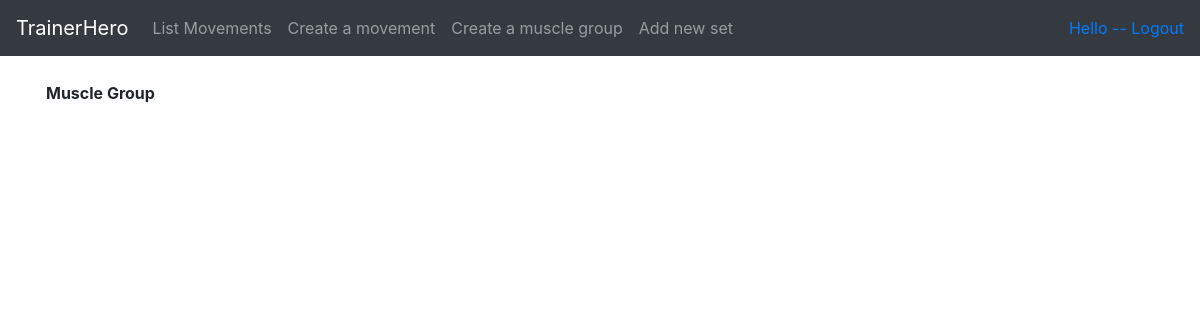
/musclegroups (signed in), run on an earlier commit of the app's database.
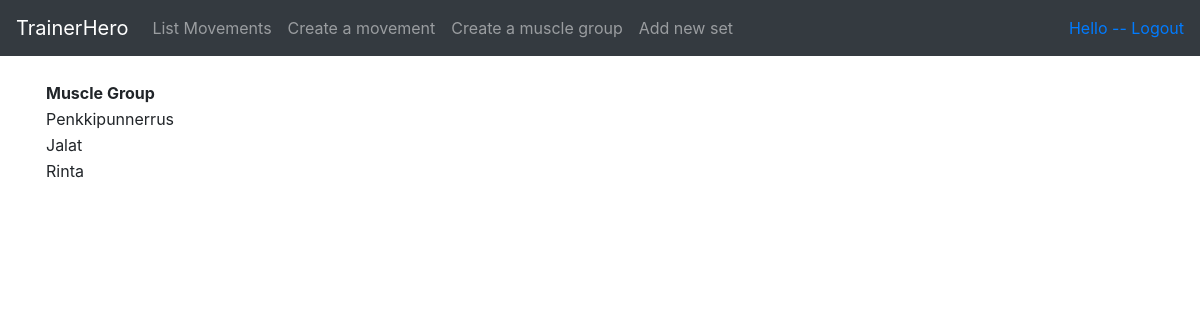
And on a later commit of the database.
### application/muscleGroup/models.py (models this page shows, shortened)
class muscleGroup(Base):
    __tablename__= "muscleGroup"
    name = db.Column(db.String(144), nullable=False)
    movement = db.relationship("Movement", backref="muscleGroup", lazy=True)

### application/muscleGroup/views.py (the view)
@app.route("/musclegroups", methods=["GET"])
def musclegroup_index():
    return render_template("musclegroups/list.html", musclegroups = muscleGroup.query.all())

### application/__init__.py (called while the page is built)
@login_manager.user_loader
def load_user(user_id):
    return User.query.get(user_id)

### application/templates/musclegroups/list.html
{% extends "layout.html" %}
{% block body %}
  <table>
    <tr>
      <th>Muscle Group</th>
    </tr>
    {% for musclegroup in musclegroups %}
    <tr>
      <td>{{ musclegroup.name }}</td>
    </tr>
    {% endfor %}
  </table>
{% endblock %}

### application/templates/layout.html (shortened to what this page needs)
<!DOCTYPE html>
<html>
  <head>
    <link rel="stylesheet" href="https://maxcdn.bootstrapcdn.com/bootstrap/4.0.0/css/bootstrap.min.css">
  </head>
  <body>
    <nav class="navbar navbar-expand-md navbar-dark bg-dark mb-4">
      <a class="navbar-brand" href="#">TrainerHero</a>
      <div class="collapse navbar-collapse" id="navbarCollapse">
        <ul class="navbar-nav mr-auto">
          <li class="nav-item">
            <a class="nav-link" href="{{ url_for('movements_index') }} ">List Movements</a>
          </li>
          <li class="nav-item">
            <a class="nav-link" href="{{ url_for('movement_form') }} ">Create a movement</a>
          </li>
          <li class="nav-item">
            <a class="nav-link" href="{{ url_for('musclegroup_form') }}">Create a muscle group</a>
          </li>
          <li class="nav-item">
            <a class="nav-link" href="{{ url_for('set_form') }}">Add new set</a>
          </li>
        </ul>
        <div class="form-inline mt-2 mt-md-0"ohjelmiston
        käyttöönottovaiheessa
         Monesti ohjelmisto toteutetaan >
          {% if current_user.is_authenticated %}
          <a href="{{ url_for('auth_logout') }}">Hello {{ current_user.name }} -- Logout</a>
          {% endif %}
        </div>
      </div>
    </nav>
    <main role="main" class="container">
    {% block body %}{% endblock %}
    </main>
  </body>
</html>

What changed in the data, as far as the page shows it:
added muscleGroup: name "Penkkipunnerrus"
added muscleGroup: name "Jalat"
added muscleGroup: name "Rinta"
